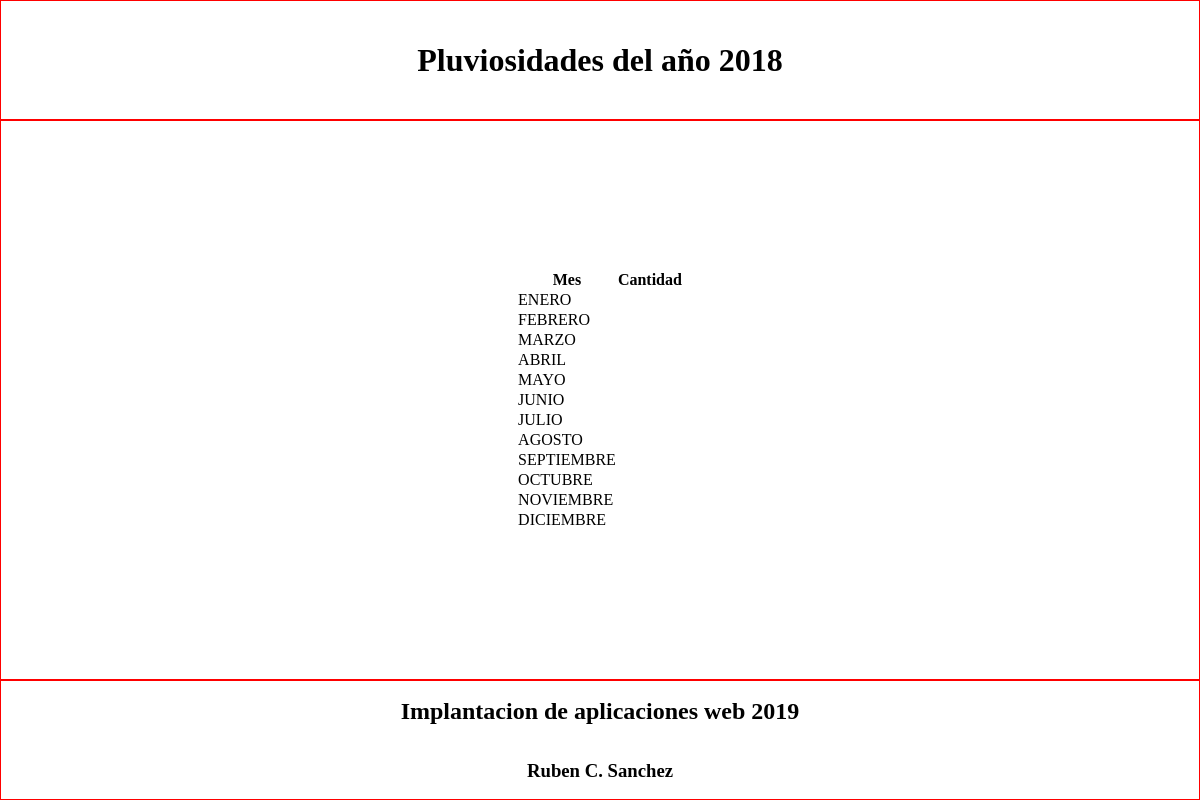
The page /pluviometro.php on the database its author committed.
### tables this page shows
CREATE TABLE `tabla` (
  `ID` int(11) DEFAULT NULL,
  `mes` varchar(15) NOT NULL,
  `cant_2017` decimal(5,2) DEFAULT NULL,
  `cant_2018` decimal(5,2) DEFAULT NULL
);

### pluviometro.php (the view, shortened to what this page needs)
<!DOCTYPE html>
<html lang="es">
<head>
    <link rel="stylesheet" href="./styles/style.css">
</head>
<body>
    <?php
        $conexion=conectar();
            if ($_POST['ano_plu'] == 'cant_2017') {
                $ano = 2017;
            } else {
                $ano = 2018;
            }
        $sql = "SELECT * FROM tabla ORDER BY id";
        $resultado=mysqli_query($conexion, $sql);
    ?>
    <header>
        <h1>Pluviosidades del año <?php echo $ano; ?></h1>
    </header>
    <div class="cuerpo">
            <table>
                <th>Mes</th>
                <th>Cantidad</th>
                <?php
                    while ($fila=mysqli_fetch_assoc($resultado)) { ?>
                            <tr>
                                <td> <?php echo $fila['mes'];?> </td>
                                <td> <?php for ($i = 0; $i < $fila[$_POST['ano_plu']]; $i++) {echo "*";}; echo $fila[$_POST['ano_plu']]; ?></td>
                            </tr>
                   <?php } ?>
            </table>
    </div>
    <footer>
        <h2>Implantacion de aplicaciones web 2019</h2>
        <h3>Ruben C. Sanchez</h3>
    </footer>
</body>
</html>

### styles/style.css (style rules this page uses)
* { margin: 0; padding: 0; box-sizing: border-box; }
header { height: 15vh; width: 100%; display: flex; flex-direction: column; border: 1px solid red; display: flex; align-items: center; justify-content: space-around; }
.cuerpo { height: 70vh; width: 100%; display: flex; flex-direction: column; border: 1px solid red; justify-content: center; align-items: center; }
footer { height: 15vh; width: 100%; display: flex; flex-direction: column; border: 1px solid red; display: flex; align-items: center; justify-content: space-around; }

### rows shown on the page
tabla: mes "ENERO"
tabla: mes "FEBRERO"
tabla: mes "MARZO"
tabla: mes "ABRIL"
tabla: mes "MAYO"
tabla: mes "JUNIO"
tabla: mes "JULIO"
tabla: mes "AGOSTO"
tabla: mes "SEPTIEMBRE"
tabla: mes "OCTUBRE"
tabla: mes "NOVIEMBRE"
tabla: mes "DICIEMBRE"

### other values the page prints
$ano "2018"
